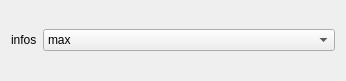
<?xml version="1.0" encoding="UTF-8"?>
<ui version="4.0">
 <class>Form</class>
 <widget class="QWidget" name="Form">
  <property name="geometry">
   <rect>
    <x>0</x>
    <y>0</y>
    <width>346</width>
    <height>81</height>
   </rect>
  </property>
  <property name="windowTitle">
   <string>Form</string>
  </property>
  <layout class="QVBoxLayout" name="verticalLayout">
   <item>
    <layout class="QHBoxLayout" name="horizontalLayout">
     <item>
      <widget class="QLabel" name="label">
       <property name="text">
        <string>infos</string>
       </property>
      </widget>
     </item>
     <item>
      <widget class="QComboBox" name="infos">
       <property name="sizePolicy">
        <sizepolicy hsizetype="Expanding" vsizetype="Fixed">
         <horstretch>0</horstretch>
         <verstretch>0</verstretch>
        </sizepolicy>
       </property>
       <item>
        <property name="text">
         <string>max</string>
        </property>
       </item>
       <item>
        <property name="text">
         <string>min</string>
        </property>
       </item>
       <item>
        <property name="text">
         <string>mean</string>
        </property>
       </item>
      </widget>
     </item>
    </layout>
   </item>
  </layout>
 </widget>
 <resources/>
 <connections/>
</ui>
